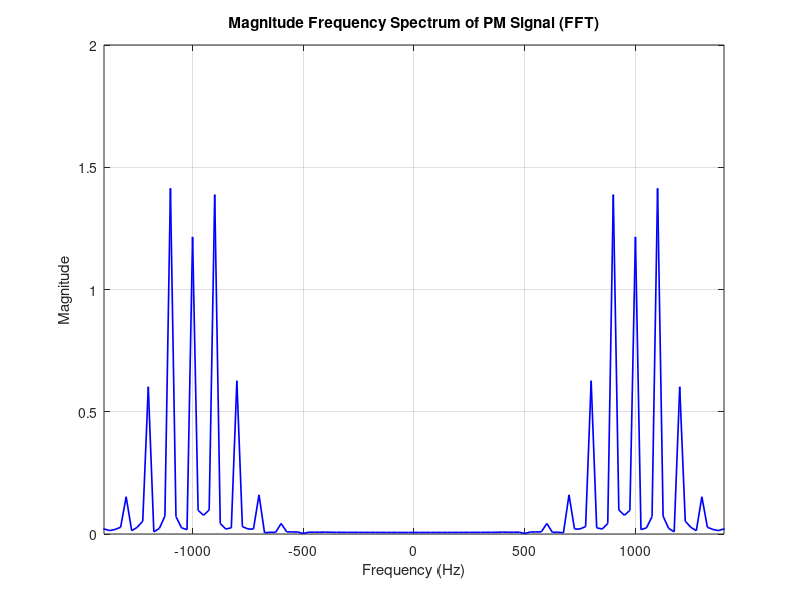

Reproduce this figure in MATLAB.
%% EXP 8 - Objective 2: Frequency Spectrum Analysis via FFT
clc;
clear;
close all;

% Parameters
Am = 1;
fm = 100;
Ac = 5;
fc = 1000;
kp = pi / 2;
fs = 20 * fc;
t = 0:1/fs:4/fm;

% PM Signal
m = Am * sin(2 * pi * fm * t);
pm = Ac * cos(2 * pi * fc * t + kp * m);

% FFT Spectrum Computation
N = length(pm);
f = linspace(-fs/2, fs/2, N);                   % Frequency axis
PM_FFT = abs(fftshift(fft(pm))) / N;            % Scaled double-sided FFT

% Plot Frequency Spectrum
figure('Name', 'Objective 2: FFT Spectrum of PM Signal', 'NumberTitle', 'off');
plot(f, PM_FFT, 'b', 'LineWidth', 1.2);
title('Magnitude Frequency Spectrum of PM Signal (FFT)');
xlabel('Frequency (Hz)');
ylabel('Magnitude');
xlim([-fc - 4*fm, fc + 4*fm]);
grid on;

fprintf('--- Objective 2 Verification ---\n');
fprintf('Sampling Frequency (fs) : %d Hz\n', fs);
fprintf('FFT Length (N)          : %d points\n', N);
fprintf('Frequency spectrum centered and scaled successfully.\n');
